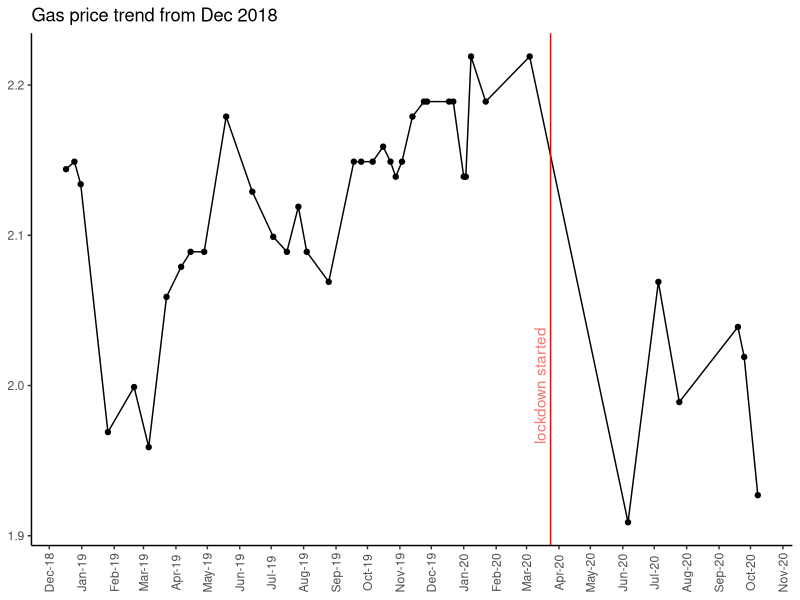
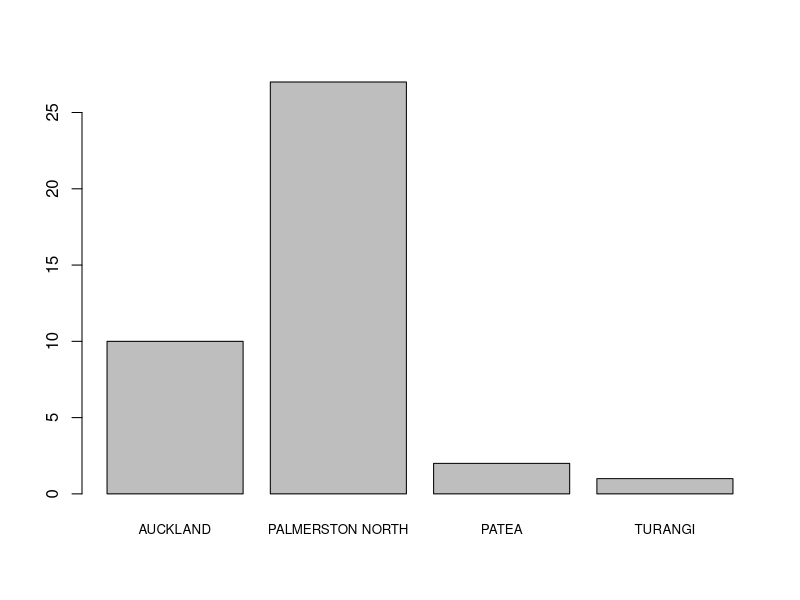
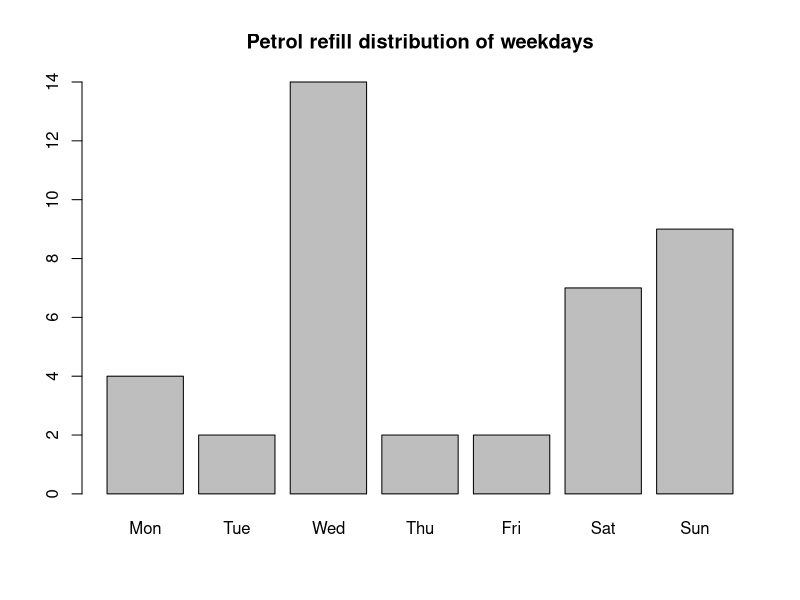
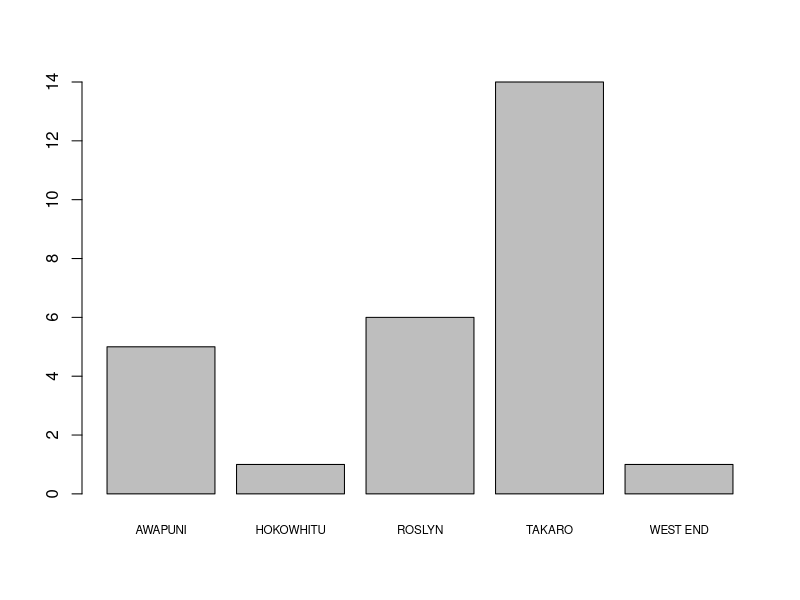
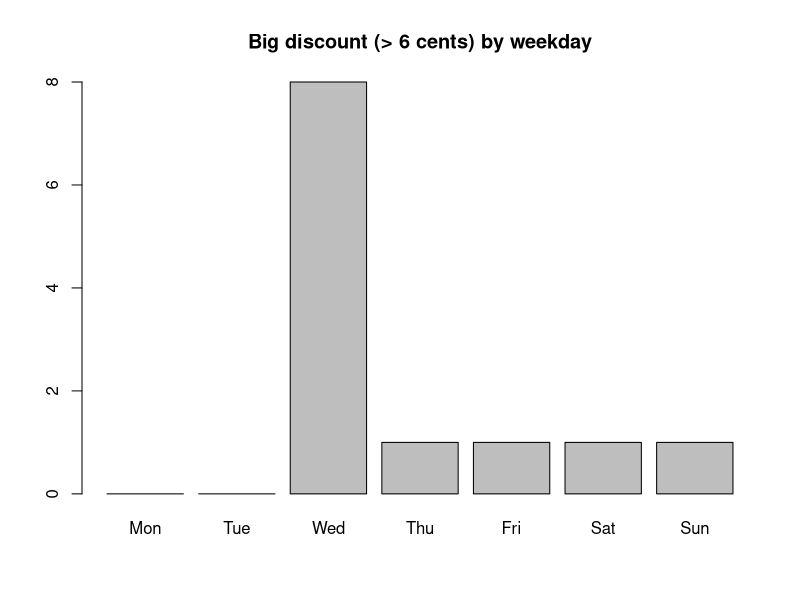
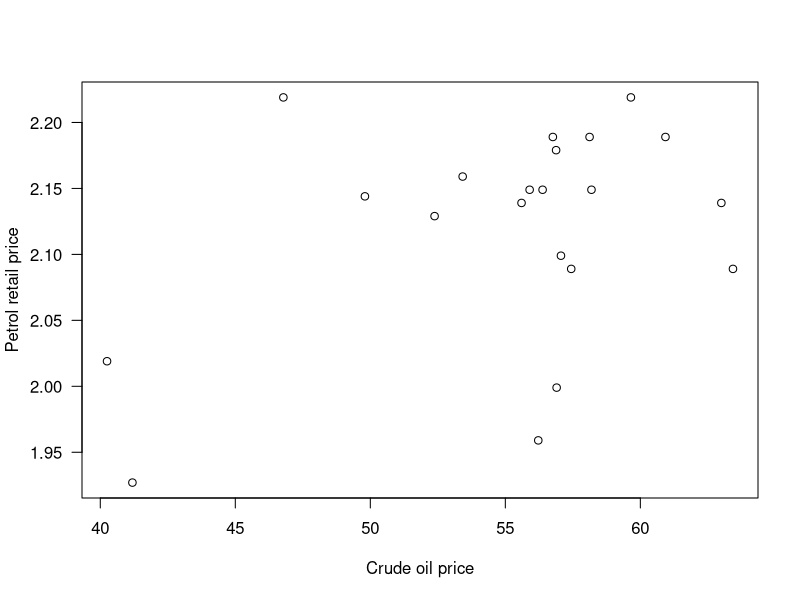

R code for these plots, in order:
## ---- chunk 1
# set up reporting environment
knitr::opts_chunk$set(echo = FALSE, message = FALSE)

# import library
library(dplyr)
library(lubridate)
library(readxl)
library(ggplot2)
library(readr)
library(kableExtra)
theme_set(theme_classic())
## ---- chunk 2
# import dataset from excel file
df <- read_xlsx("portfolio.xlsx", sheet = "Sheet1")
start_date <- as.character(min(df$refill_date))
end_date <- max(df$refill_date)
# str(df)
# head(df)
# cat(colnames(df),sep = "\n")

# data transformation
# derive new columns
# refill_weekday, refill_month
df <- df %>%
  # change characters to upper case
  mutate(am_pm  = case_when(
    am(refill_time) == 1 ~ 'AM',
    TRUE ~ 'PM'
  )) %>%
  mutate(
    gas_station_address = toupper(gas_station_address),
    gas_station_suburb = toupper(gas_station_suburb),
    gas_station_city = toupper(gas_station_city),
    gas_station_company = toupper(gas_station_company),
    refill_time = format(refill_time, format ="%H:%M:%S")
  ) %>%
  mutate(refill_weekday = wday(refill_date, label = TRUE, abbr = TRUE, week_start = 1),
         # refill_month = toupper(months.Date(refill_date, abbreviate = TRUE)),
         refill_date = as.Date(refill_date),
         big_discount = if_else(refill_discount_per_liter > 0.06,1,0))

# df %>%
#   write_delim("portfolio_trans.csv", delim = "|")
## ---- chunk 3
top20 <- df %>%
  select(refill_date, 
         refill_time, 
         gas_price, 
         gas_station_suburb, 
         gas_station_city, 
         gas_station_company, 
         am_pm, 
         refill_weekday) %>%
  top_n(20)
## ---- chunk 4
top20 %>%
  knitr::kable(caption = "First few observations of the collected data set. Please note: due to space limitation, I only showcase columns relevant to the portfolio analysis. The full data set can be accessible via the link (https://github.com/mickeyang/datasets/blob/main/portfolio.xlsx
).") %>%
  kable_styling(font_size = 9) %>%
  # column_spec(column = 4:5, width = "3.5cm") %>%
  landscape()
## ---- chunk 5
# time series
df %>%
  ggplot(aes(refill_date, gas_price)) +
  geom_line() +
  geom_point() +
  # geom_hline(yintercept = max(df$gas_price), linetype = "dashed") +
  # geom_hline(yintercept = min(df$gas_price), linetype = "dashed") +
  geom_vline(xintercept = as.Date("2020-03-24"), colour = "red") +
  geom_text(aes(x = as.Date("2020-03-24"), y = 2.0, angle = 90, label = "lockdown started", colour = "red"), check_overlap = TRUE, vjust = -0.4, show.legend = FALSE) +
  scale_x_date(date_breaks = "month", date_labels = "%b-%y") +
  theme(axis.text.x = element_text(angle = 90, vjust = 0.5),
        axis.title = element_blank()) +
  labs(title = "Gas price trend from Dec 2018")
## ---- chunk 6
table(year(df$refill_date))
## ---- chunk 7
# weekly price is sourced from the AA websites
arrive_palmy_date <- min(df$refill_date[df$gas_station_city == "PALMERSTON NORTH"])
leave_palmy_date <- max(df$refill_date[df$gas_station_city == "PALMERSTON NORTH"])

weekly_price <- read_xlsx("national_petrol_price.xlsx", col_types = c("date", "numeric"))
weekly_price <- weekly_price %>%
  # scale price up, the original data was based on cents
  mutate(price_trans = petrol_avg_price_nz / 100)

palmy_price <- df$gas_price[df$gas_station_city == "PALMERSTON NORTH"]
national_price <- weekly_price$price_trans[weekly_price$date >= as.Date(arrive_palmy_date) & weekly_price$date <= as.Date(leave_palmy_date)]
## ---- chunk 8
palmy_price
mean(palmy_price)

national_price
mean(national_price)
## ---- chunk 9
result <- t.test(palmy_price, national_price, alternative = "less")
result
## ---- chunk 10
table(df$gas_station_city)
## ---- chunk 11
barplot(table(df$gas_station_city), cex.names = 0.8)
## ---- chunk 12
city <- df %>%
  filter(gas_station_city %in% c("AUCKLAND", "PALMERSTON NORTH")) %>%
  group_by(gas_station_city, am_pm) %>%
  count()
# city
## ---- chunk 13
M <- matrix(c(7,14,3,13), 2,2,byrow = TRUE)
dimnames(M) <- list(time = c("PM", "AM"), city = c("Auckland", "Palmerston"))
## ---- chunk 14
# hypergeometric distribution
dhyper(7,21,16,10)
sum(dhyper(7:21,21,16,10))
## ---- chunk 15
f <- fisher.test(M, alternative = "greater")
f
## ---- chunk 16
barplot(table(df$refill_weekday),
        main = "Petrol refill distribution of weekdays")
# observation
table(df$refill_weekday)
o <- table(df$refill_weekday)

# expectation
e <- rep(nrow(df)/7,7)
e

# badness of fit
B <- sum((o-e)^2/e)

# Chi-square test
chiResult <- pchisq(B, df = 6, lower.tail = FALSE)
chiResult
## ---- chunk 17
table(df$gas_station_suburb[df$gas_station_city == "PALMERSTON NORTH"])
## ---- chunk 18
tbl_suburb <- df %>%
  filter(gas_station_city == "PALMERSTON NORTH") %>%
  select(gas_station_suburb) %>%
  group_by(gas_station_suburb) %>%
  count()
## ---- chunk 19
barplot(tbl_suburb$n, cex.names = 0.7, names = tbl_suburb$gas_station_suburb)
## ---- chunk 20
o <- tbl_suburb$n
o

e <- replicate(5, mean(o))
e

B <- sum((o-e)^2/e)
p <- pchisq(B, 4, lower.tail = FALSE)

p
## ---- chunk 21
# replicate(5, rpois(5, lambda = mean(o)))
# qqplot(o, rpois(5, lambda = mean(o)))
# abline(0,1)
## ---- chunk 22
# table(df$big_discount)
barplot(table(df$refill_weekday[df$big_discount == 1]),
        main = "Big discount (> 6 cents) by weekday")
## ---- chunk 23
# table(df$refill_weekday[df$big_discount == 0])
# table(df$refill_weekday[df$big_discount == 1])

discount <- data.frame(small_discount = c(table(df$refill_weekday[df$big_discount == 0])),
           big_discount = c(table(df$refill_weekday[df$big_discount == 1])))
## ---- chunk 24
d <- matrix(c(4,0,2,0,6,8,1,1,1,1,6,1,8,1), nrow = 7, ncol = 2, byrow = TRUE)
r <- fisher.test(d)
r
## ---- chunk 25
#chi square test
chisq.test(d)
## ---- chunk 26
# import crude oil price usd dollar per barrel
crude <- read_csv("crude_oil.csv",col_types = c("Dd"))
crude_trans <- df %>%
  inner_join(crude, by = c("refill_date" = "date"))
## ---- chunk 27
par(las = 1)
plot(crude_trans$gas_price ~ crude_trans$value, xlab = "Crude oil price", ylab = "Petrol retail price")
# abline(lm(gas_price ~ value,data = crude_trans))
## ---- chunk 28
lm(gas_price ~ value,data = crude_trans)
s <- summary(lm(gas_price ~ value,data = crude_trans))
s
s$adj.r.squared
s$coefficients[2,4]
